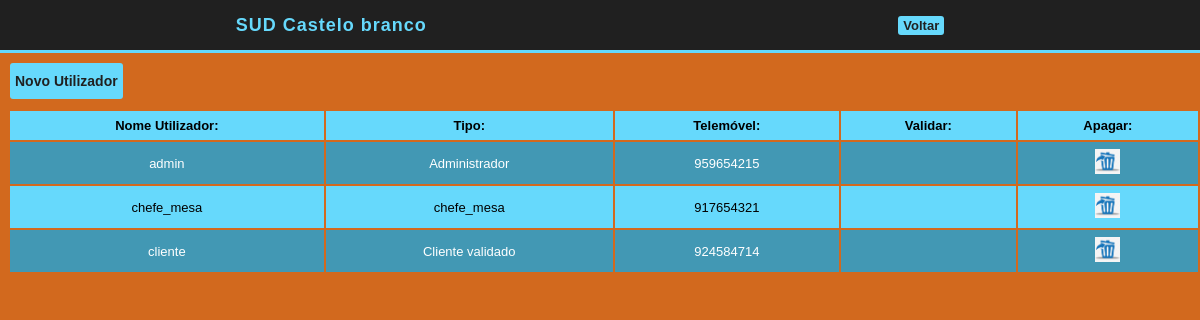
The page /gestao_utilizadores.php (signed in) on the database its author committed.
### tables this page shows
CREATE TABLE `utilizador` (
  `nomeUtilizador` varchar(40) NOT NULL,
  `email` varchar(40) NOT NULL,
  `morada` varchar(60) NOT NULL,
  `pass` varchar(100) NOT NULL,
  `telemovel` int(9) NOT NULL,
  `tipoUtilizador` int(2) NOT NULL
);

### gestao_utilizadores.php (the view, shortened to what this page needs)
<!DOCTYPE html>
<html lang="en">
<head>
    <link rel="stylesheet" href="base.css">
    <link rel="stylesheet" href="gestao_utilizadores.css">
</head>
<body>
    <?php
        if(isset($_SESSION["utilizador"]))
        {
            echo "<div class='navegacao'>
                    <a class='logotipo' href='pagina_inicial.php'>SUD Castelo branco</a>
                    <div class='caixa-botoes'>
                        <div id='botao'>
                            <form action='./area_utilizador.php'>
                                <input type='submit' value='Voltar'>
                            </form>
                        </div>
                    </div>
                </div>";
        }
        else
        {
            echo "<script> setTimeout(function () { window.location.href = './pagina_inicial.php'; }, 0)</script>";
        }
    ?>
    <div class="seccao">
        <form action="./novo_utilizador.php">
		    <input type='submit' value='Novo Utilizador'>
	    </form>
        <div class="tabela">
            <?php
                if(isset($_SESSION["utilizador"]))
                {
                    $pode = true;
                    if($pode)
                    {
                        $sql = "SELECT * FROM utilizador";
                        $retval = mysqli_query($conn, $sql);
                        echo "<table width='100%' id = 't01'>
					    <tr>
                            <th>Nome Utilizador:</th>
                            <th>Tipo:</th>
                            <th>Telemóvel:</th>
                            <th>Validar:</th>
                            <th>Apagar:</th>
                        </tr>";
                        while($row = mysqli_fetch_array($retval))
                        {
                            echo"
                            <tr>
                                <td>".$row["nomeUtilizador"]."</td>
							    <td>".getDescricaoUtilizador($row["tipoUtilizador"])."</td>
							    <td>".$row["telemovel"]  ."</td>";
                            if($row["tipoUtilizador"] == CLIENTE_NAO_VALIDO)
                                echo "<td><a href='./valida.php?IdUser=".$row["nomeUtilizador"]."' ><img src='./validar.png' width=25 height=25></a></td>";
                            else
                                echo"<td></td>";
                            if($row["tipoUtilizador"] != CLIENTE_APAGADO)
                                echo "<td><a href='./apaga_utilizador.php?IdUser=".$row["nomeUtilizador"]."' ><img src='apaga.png' width=25 height=25></a></td>";
                            else
                                echo"<td></td>";
                            echo "</tr>";
                        }
                        echo"</table>";
                    }
                }
                else
                {
                    echo "<script> setTimeout(function () { window.location.href = './pagina_inicial.php'; }, 0)</script>";
                }
                function getDescricaoUtilizador($tipoNumerico)
                {
                    switch($tipoNumerico)
                    {
                        case ADMINISTRADOR:
                            return "Administrador";
                        break;
                        case CLIENTE:
                            return "Cliente validado";
                        break;
                        case CHEFE_MESA:
                            return "chefe_mesa";
                        break;
                    }
                }
            ?>
        </div>
    </div>
</body>
</html>

### base.css (style rules this page uses)
:root { --Background: #D2691E; --texto: #000000; --botao: #D2691E; --botaoHover: #D2691E; --separador: #D2691E; }
* { margin: 0; padding: 0; font-family: Arial, Helvetica, sans-serif; text-decoration: none; }
body { background-color: var(--Background); }
.navegacao { background-color: var(--separador); height: 50px; border-bottom: 3px solid var(--botao); display: flex; justify-content: space-around; align-items: center; }
.navegacao .caixa-botoes { display: flex; flex-direction: row; }
.navegacao input[type=submit] { margin-right: 20px; padding: 2px 5px 2px 5px; background-color: var(--botao); color: var(--separador); border: none; font-size: 13px; font-weight: bold; border-radius: 3px; transition: .5s; }
.navegacao .logotipo { text-decoration: none; font-size: 18px; font-weight: bold; letter-spacing: 1px; color: var(--botao); transition: .5s; }

### gestao_utilizadores.css (style rules this page uses)
:root { --background: #ffffff; --texto: #000000; --botao: #66d9fc; --botaoHover: #4298b4; --separador: #202020; --seccao: #ffffff; }
.seccao { margin-top: 10px; }
.seccao input { padding: 10px 5px 10px 5px; margin-left: 10px; margin-right: 50px; margin-bottom: 10px; font-size: 14px; background-color: var(--botao); color: var(--separador); border: none; border-radius: 3px; transition: .5s; font-weight: bold; }
.tabela { border-collapse: collapse; margin-left: 8px; }
th, td { padding: 7px 12px; text-align: center; font-size: 13px; }
table#t01 tr:nth-child(even) { color:white; background-color: var(--botaoHover); }
table#t01 tr:nth-child(odd) { background-color: var(--botao); }

### rows shown on the page
utilizador: nomeUtilizador "admin", tipoUtilizador "Administrador", telemovel "959654215"
utilizador: nomeUtilizador "chefe_mesa", tipoUtilizador "chefe_mesa", telemovel "917654321"
utilizador: nomeUtilizador "cliente", tipoUtilizador "Cliente validado", telemovel "924584714"
